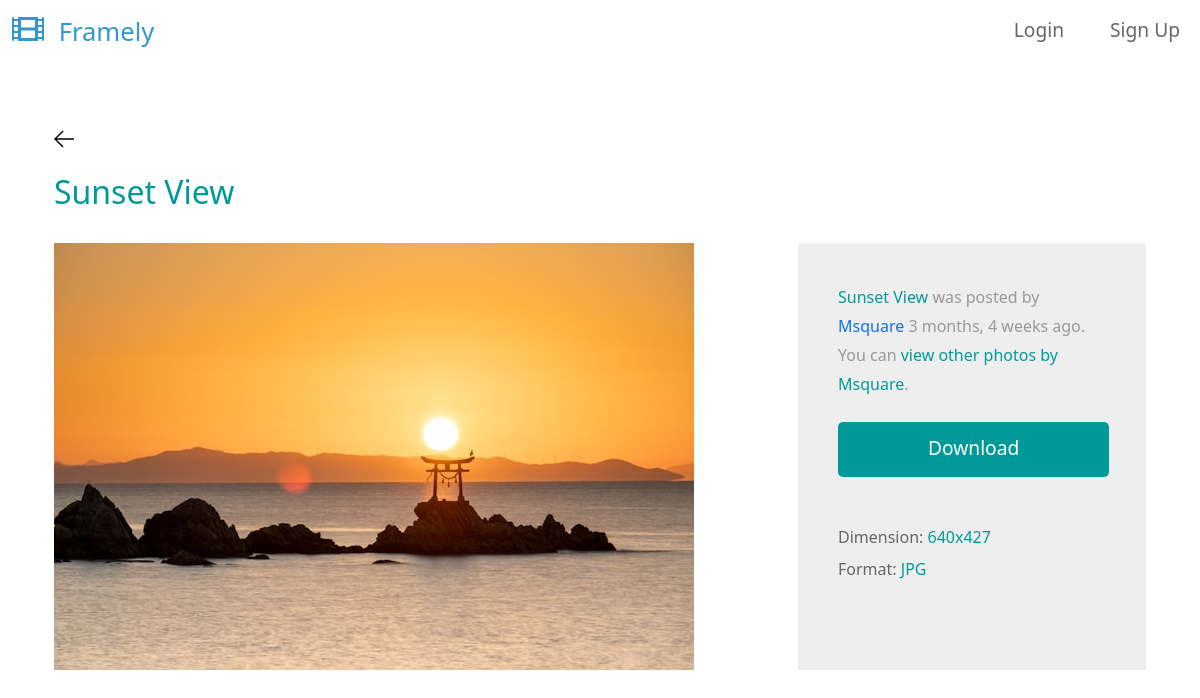
Screenshot of /photo-detail/20/sunset-view/ with the database file from the repository.
### base/models.py (models this page shows, shortened)
class Photo(models.Model):
    user = models.ForeignKey(
        settings.AUTH_USER_MODEL, on_delete=models.CASCADE, null=True, blank=True
    )
    short_title = models.CharField(max_length=15)
    slug = models.SlugField(blank=True)
    image = models.ImageField(max_length=200)
    created = models.DateField(auto_now_add=True)
    views = models.ManyToManyField(
        settings.AUTH_USER_MODEL,
        related_name="photos_viewed",
    )
    class Meta:
        ordering = ["-created", "-id"]

### base/views.py (the view)
class PhotoDetailView(View):
    def get(self, request, pk, slug):
        photo = Photo.objects.get(id=pk, slug=slug)
        image_format = photo.image.name.rsplit(".")[-1].upper()
        if request.user.is_authenticated:
            photo.views.add(request.user)
        return render(
            request, "photo_detail.html", {"photo": photo, "image_format": image_format}
        )

### templates/photo_detail.html
{% extends "base.html" %}
{% block content %}
    <div class="container-fluid tm-container-content tm-mt-60">
        <div class="row mb-4">
            <a href="{{request.META.HTTP_REFERER}}">
                <svg version="1.1" xmlns="http://www.w3.org/2000/svg" width="20" height="20" viewBox="0 0 32 32">
                  <title>arrow-left</title>
                  <path
                    d="M13.723 2.286l-13.723 13.714 13.719 13.714 1.616-1.611-10.96-10.96h27.625v-2.286h-27.625l10.965-10.965-1.616-1.607z"
                  ></path>
                </svg>
              </a>
        </div>
        <div class="row mb-4">
            <h2 class="col-12 tm-text-primary">{{photo.short_title}}</h2>
        </div>
        <div class="row tm-mb-90">
            <div class="col-xl-8 col-lg-7 col-md-6 col-sm-12">
                <img src="{{photo.image.url}}" alt="Image" class="img-fluid">
            </div>
            <div class="col-xl-4 col-lg-5 col-md-6 col-sm-12">
                <div class="tm-bg-gray tm-video-details">
                    <p class="mb-4">
                        <span class="tm-text-primary">{{photo.short_title}}</span> was posted by <a href="#" target="" >{{photo.user.username}}</a> {{photo.created|timesince}} ago. You can <a href="{% url 'photo-list' photo.user.username %}"><span class="tm-text-primary">view other photos by {{photo.user.username}}</span></a>.
                    </p>
                    <div class="text-center mb-5">
                        <a href="{{photo.image.url}}" target="_blank" class="btn btn-primary tm-btn-big">Download</a>
                    </div>
                    <div class="mb-4 d-flex flex-wrap">
                        <div class="mr-4 mb-2">
                            <span class="tm-text-gray-dark">Dimension: </span><span class="tm-text-primary">{{photo.image.width}}x{{photo.image.height}}</span>
                        </div>
                        <div class="mr-4 mb-2">
                            <span class="tm-text-gray-dark">Format: </span><span class="tm-text-primary">{{image_format}}</span>
                        </div>
                    </div>
                </div>
            </div>
        </div>
    </div>
{% endblock %}

### templates/base.html (shortened to what this page needs)
{% load static %}
<!DOCTYPE html>
<html lang="en">
<head>
    <link rel="stylesheet" href="{% static 'css/bootstrap.min.css' %}" />
    <link rel="stylesheet" href="{% static 'css/all.min.css' %}" />
    <link rel="stylesheet" href="{% static 'css/templatemo-style.css' %}" />
</head>
<body>
    <nav class="navbar navbar-expand-lg">
        <div class="container-fluid">
            <a class="navbar-brand" href="{% url 'home' %}">
                <i class="fas fa-film mr-2"></i>
                Framely
            </a>
            <div class="collapse navbar-collapse" id="navbarSupportedContent">
            <ul class="navbar-nav ml-auto mb-2 mb-lg-0">
                {% if request.user.is_authenticated %}
                <li class="nav-item">
                    <a class="nav-link nav-link-1" href="{% url 'home' %}">Photos</a>
                </li>
                <li class="nav-item">
                    <a class="nav-link nav-link-2"  href="{% url 'edit-profile' %}">Update Profile</a>
                </li>
                <li class="nav-item">
                    <a class="nav-link nav-link-3"  href="{% url 'users-page' %}">People</a>
                </li>
                <li class="nav-item">
                    <a class="nav-link nav-link-3"  href="{% url 'logout' %}">Log Out</a>
                </li>
                {% else %}
                <li class="nav-item">
                    <a class="nav-link nav-link-1" href="{% url 'login' %}">Login</a>
                </li>
                <li class="nav-item">
                    <a class="nav-link nav-link-2" href="{% url 'signup' %}">Sign Up</a>
                </li>
                {% endif %}
            </ul>
            </div>
        </div>
    </nav>
    <div class="container">
        {% block content %}
        {% endblock %}
    </div>
    </body>
</html>

### static/css/templatemo-style.css (style rules this page uses)
p { line-height: 1.8; }
a { text-decoration: none; transition: all 0.3s ease; }
.container-fluid { max-width: 1770px; }
.btn { border-radius: 0; }
.btn-primary { background-color: #009999; border: 0; border-radius: 5px; padding: 12px 50px 14px; font-size: 1.2rem; }
.tm-btn-big { padding: 12px 90px 14px; }
.navbar-brand { color: #3399CC; font-size: 1.6rem; }
.navbar-brand i { font-size: 2rem; }
.tm-mt-60 { margin-top: 60px; }
.tm-mb-90 { margin-bottom: 90px; }
.tm-text-primary { color: #009999; }
.tm-bg-gray { background-color: #EEEEEE; }
.nav-item { margin-right: 30px; }
.nav-item:last-child { margin-right: 0; }
.nav-link { color: #666666; border-bottom: 4px solid transparent; font-size: 1.2rem; }
p, .tm-text-gray { color: #999; }
.tm-text-gray-dark { color: #666; }
.tm-video-details { height: 100%; padding: 40px; }

### rows the page displays
Photo: short_title "Sunset View", image (picture), user.username "Msquare", created "3 months, 4 weeks", image.width "640", image.height "427"

### other values shown
{{ image_format }} "JPG"
